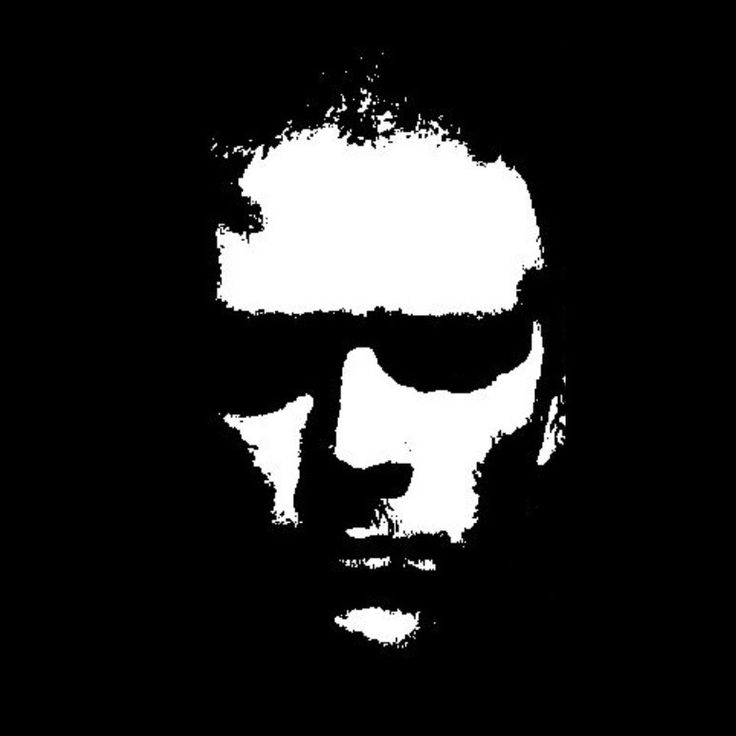
#> input picture VOID_Nextbot/Imagenes/face_1_VOID.jpg, 736 x 736 px
$ python build_assets.py
#> lines starting #> are read from the running program, lines starting #| are printed output that depends on the picture; after the words box and inside, x2 and y2 are one past the last pixel; in counts of white or black regions, pixels touching at a corner belong together
#!/usr/bin/env python3
"""
Compilador reproducible de recursos multimedia para VØID (npc_void).
- Conserva intactos todos los originales en Imagenes/ y Sonidos/.
- Recorta digitalmente el fondo negro exterior de face_1_VOID.jpg y face_2_VOID.jpg,
  preservando las sombras internas profundas (cuencas oculares y cavidad bucal) y
  centrando proporcionalmente ambos rostros en un lienzo 1024x1024 RGBA de 32 bits.
- Compila face_1_VOID.vtf y face_2_VOID.vtf en formato VTF v7.2 (RGBA8888 sin pérdida)
  con banderas Clamp S, Clamp T, No Mipmap, No LOD y EightBitAlpha.
- Genera el icono del Spawnmenu materials/entities/npc_void.png (256x256).
- Transcodifica los 11 archivos de audio a MP3 44100 Hz, CBR 192 kbps, Estéreo,
  eliminando metadatos ID3/Xing problemáticos y normalizando nombres ASCII.
"""

import os
import struct
import subprocess
import sys
import numpy as np
from PIL import Image
from scipy import ndimage
import imageio_ffmpeg

ROOT_DIR = os.path.dirname(os.path.dirname(os.path.abspath(__file__)))
IMG_SRC_DIR = os.path.join(ROOT_DIR, "Imagenes")
SND_SRC_DIR = os.path.join(ROOT_DIR, "Sonidos")

ADDON_DIR = os.path.join(ROOT_DIR, "void_nextbot")
MAT_ENT_DIR = os.path.join(ADDON_DIR, "materials", "entities")
MAT_VOID_DIR = os.path.join(MAT_ENT_DIR, "npc_void")
SND_VOID_DIR = os.path.join(ADDON_DIR, "sound", "npc_void")
BUILD_PREVIEW_DIR = os.path.join(ROOT_DIR, "tools", "preview_png")

# Valve VTF v7.2 constants
TEXTUREFLAGS_CLAMPS = 0x00000004
TEXTUREFLAGS_CLAMPT = 0x00000008
TEXTUREFLAGS_NOMIP = 0x00000100
TEXTUREFLAGS_NOLOD = 0x00000200
TEXTUREFLAGS_EIGHTBITALPHA = 0x00002000

IMAGE_FORMAT_RGBA8888 = 0
IMAGE_FORMAT_DXT1 = 13


def make_ellipse_struct(rx: int, ry: int) -> np.ndarray:
    y, x = np.ogrid[-ry : ry + 1, -rx : rx + 1]
    return ((x / max(rx, 1)) ** 2 + (y / max(ry, 1)) ** 2) <= 1.0


def build_rgba_face(
    src_path: str,
    target_face_height: int,
    close_rx: int,
    close_ry: int,
    feather_sigma: float = 7.0,
) -> Image.Image:
    """
    Carga el JPG original, recorta la caja del rostro con margen seguro, escala de forma
    estrictamente uniforme (1:1 en X e Y, cero deformación) para lograr una altura
    coherente en el lienzo 1024x1024, y construye el canal alfa combinando:
      - Nitidez íntegra de los rasgos blancos originales (sin difuminar bordes internos).
      - Silueta craneal orgánica opaca en el interior (ojos y boca negros opacos) y
        transparente (alpha=0) en todo el fondo exterior.
    """
#> called with src_path = 'VOID_Nextbot/Imagenes/face_1_VOID.jpg', target_face_height = 820, close_rx = 68, close_ry = 96, feather_sigma = 6.5
    src_img = Image.open(src_path).convert("RGB")
#> src_img is the input picture: PIL image 736x736 RGB; min 0, max 255, mean 38
    arr = np.asarray(src_img, dtype=np.float32)
    lum = 0.299 * arr[:, :, 0] + 0.587 * arr[:, :, 1] + 0.114 * arr[:, :, 2]

    # Detectar bounding box real de los rasgos faciales (luminancia > 20)
    ys, xs = np.where(lum > 20.0)
    min_x, max_x = int(xs.min()), int(xs.max())
#> min_x = 210; max_x = 565
    min_y, max_y = int(ys.min()), int(ys.max())
#> min_y = 52; max_y = 648
    face_w = max_x - min_x + 1
#> face_w = 356
    face_h = max_y - min_y + 1
#> face_h = 597

    # Escala uniforme (sin estirar jamás proporciones)
    scale = target_face_height / float(face_h)
#> scale = 1.37
    new_w = int(round(src_img.width * scale))
#> new_w = 1011
    new_h = int(round(src_img.height * scale))
#> new_h = 1011
    resized = src_img.resize((new_w, new_h), Image.Resampling.LANCZOS)
    res_arr = np.asarray(resized, dtype=np.float32)
    res_lum = (
        0.299 * res_arr[:, :, 0]
        + 0.587 * res_arr[:, :, 1]
        + 0.114 * res_arr[:, :, 2]
    )

    # Centrar el rostro escalado exactamente en (512, 512) dentro de 1024x1024
    rys, rxs = np.where(res_lum > 20.0)
    rcx = 0.5 * (float(rxs.min()) + float(rxs.max()))
#> rcx = 533
    rcy = 0.5 * (float(rys.min()) + float(rys.max()))
#> rcy = 481

    canvas_lum = np.zeros((1024, 1024), dtype=np.float32)
    offset_x = int(round(512.0 - rcx))
#> offset_x = -21
    offset_y = int(round(512.0 - rcy))
#> offset_y = 31

    src_x0 = max(0, -offset_x)
#> src_x0 = 21
    src_y0 = max(0, -offset_y)
#> src_y0 = 0
    dst_x0 = max(0, offset_x)
#> dst_x0 = 0
    dst_y0 = max(0, offset_y)
#> dst_y0 = 31
    copy_w = min(new_w - src_x0, 1024 - dst_x0)
#> copy_w = 990
    copy_h = min(new_h - src_y0, 1024 - dst_y0)
#> copy_h = 993

    canvas_lum[dst_y0 : dst_y0 + copy_h, dst_x0 : dst_x0 + copy_w] = res_lum[
        src_y0 : src_y0 + copy_h, src_x0 : src_x0 + copy_w
    ]
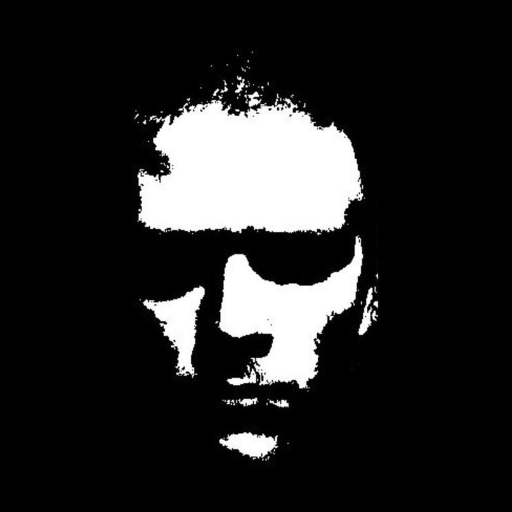
#> canvas_lum: shape (1024, 1024) float32 (shown at 1/2 size); min 0, max 255, mean 37

    # Limpieza de ruido de compresión JPEG en negros puros y blancos altos
    clean_lum = np.clip((canvas_lum - 10.0) * (255.0 / (242.0 - 10.0)), 0.0, 255.0)

    # Construcción de la silueta craneal orgánica (cierra cuencas oculares y boca,
    # dejando 100% transparente el exterior del lienzo 1024x1024)
    fg_mask = clean_lum > 18.0
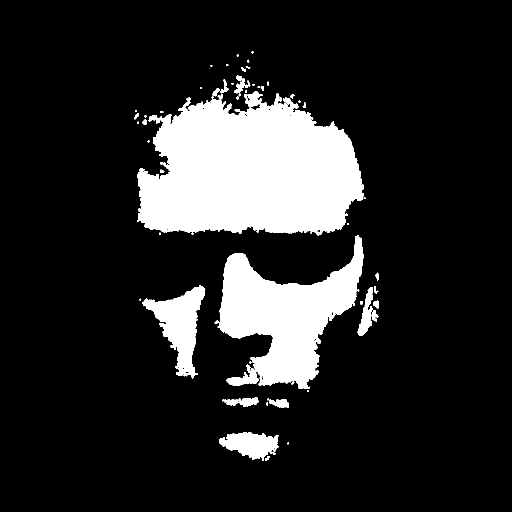
#> fg_mask: shape (1024, 1024) bool (shown at 1/2 size); 15.3% white; 61 white regions (27 under 20 px), largest, box (x1, y1, x2, y2) and area: (274, 182, 727, 471) 97574, (429, 470, 727, 778) 43296, (284, 570, 411, 757) 9961
    # Eliminar chispas aisladas de 1-2 px si existieran antes del cierre morfológico
    fg_clean = ndimage.binary_opening(fg_mask, structure=np.ones((2, 2), dtype=bool))
#> fg_clean: shape (1024, 1024) bool; 15.3% white; 62 white regions (27 under 20 px), largest, box (x1, y1, x2, y2) and area: (274, 182, 727, 471) 97487, (429, 470, 727, 778) 43280, (284, 570, 410, 757) 9945
    struct_close = make_ellipse_struct(close_rx, close_ry)
#> (the run stopped early here; a loop or call above may not have finished)
